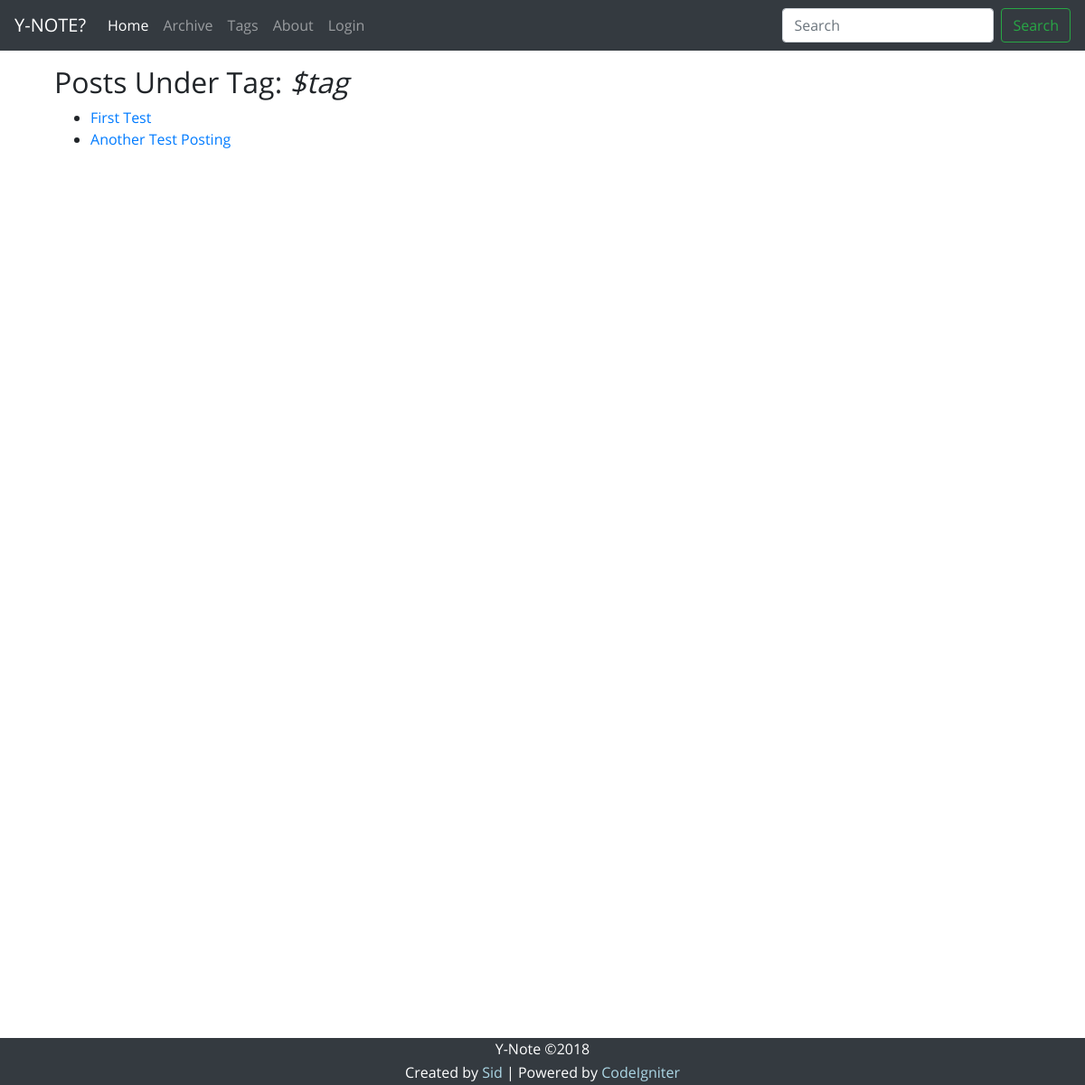
Screenshot of /index.php/tags/by_tag/test with the database file from the repository.
### tables this page shows
CREATE TABLE `tags` (
  `id_post` int(11) NOT NULL,
  `tag` varchar(50) NOT NULL,
  KEY `tags_ibfk_1` (`id_post`),
  CONSTRAINT `tags_ibfk_1` FOREIGN KEY (`id_post`) REFERENCES `posts` (`id_post`) ON DELETE CASCADE
);

CREATE TABLE `posts` (
  `id_post` int(11) NOT NULL AUTO_INCREMENT,
  `date_post` datetime DEFAULT NULL,
  `date_modified` datetime DEFAULT NULL,
  `title_post` varchar(255) DEFAULT NULL,
  `content` text,
  `author` varchar(50) DEFAULT NULL,
  PRIMARY KEY (`id_post`)
);

### application/controllers/Tags.php (called while the page is built, shortened)
<?php defined('BASEPATH') OR exit('No direct script access allowed');
class Tags extends CI_Controller {
    public function by_tag($tag) {
        $posts = $this->Post_model;
        $posts_list = $posts->posts_by_tag($tag);
        $this->load->view('header_view', array('page_title' => 'Tags - Y-Note'));
        $this->load->view('navbar_view');
        $this->load->view('by_tag_view', array('tag' => $tag, 'posts_list' => $posts_list));
        $this->load->view('tail_view');
    }
}

### index.php (called while the page is built, shortened)
<?php
require_once BASEPATH.'core/CodeIgniter.php';

### application/models/Post_model.php (called while the page is built, shortened)
<?php
class Post_model extends CI_Model {
    public function posts_by_tag($tag) {
        $this->db->select('tags.id_post AS id_post, posts.title_post AS title_post')
                 ->from('tags')
                 ->join('posts', 'posts.id_post = tags.id_post')
                 ->where('tags.tag', $tag);
        $query = $this->db->get();
        return $query->result_array();
    }
}

### application/views/by_tag_view.php (the view, shortened to what this page needs)
<div class='container'>
    <h2>Posts Under Tag: <em>$tag</em></h2>
    <ul>
    <?php
    foreach ($posts_list as $post) {
        echo "<li><a href='". site_url("readpost/{$post['id_post']}") ."'>".$post['title_post']."</a></li>";
    }
    ?>
    </ul>
</div>

### assets/css/index.css (style rules this page uses)
body { min-height: 75rem; padding-top: 4.5rem; padding-bottom: 4.5rem; margin-bottom: 0; font-family: 'Open Sans', Courier, monospace; }

### rows the page displays
tags: id_post.title_post "First Test"
tags: id_post.title_post "Another Test Posting"
